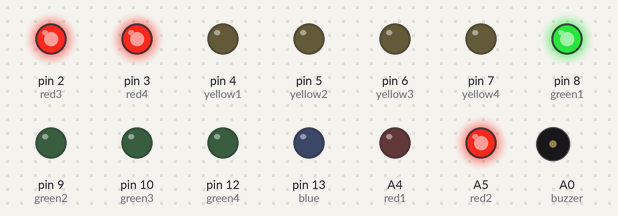
A sketch run on a simulated Arduino Uno, built with avr-gcc and run on an emulated ATmega328P. Parts: output pins drawn as LEDs (lit = HIGH), buzzer (waves = sounding, pin HIGH). No radio packets arrive unless stated; what the sketch prints to the serial monitor is not drawn.

Above: at 0.2 s.
At 0.56 s:
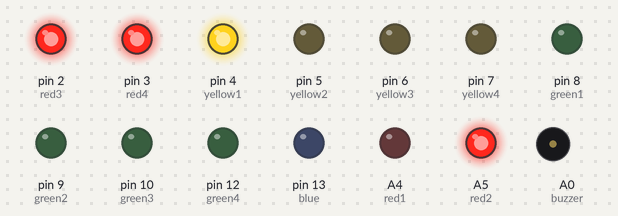
At 1.5 s:
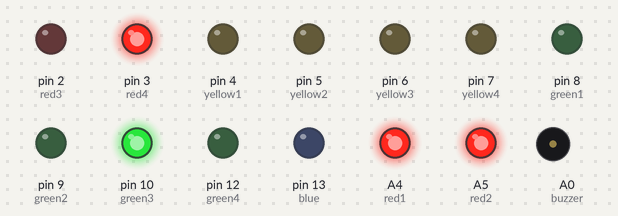
At 2.43 s:
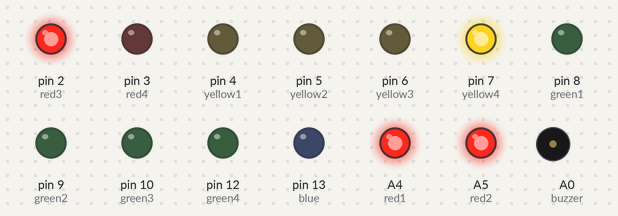
At 3.3 s:
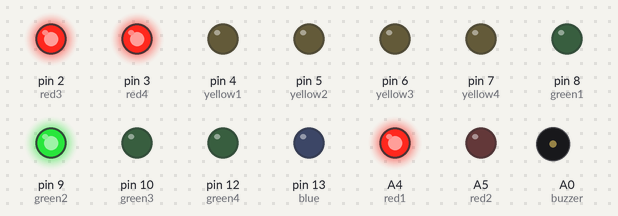
At 4.6 s:
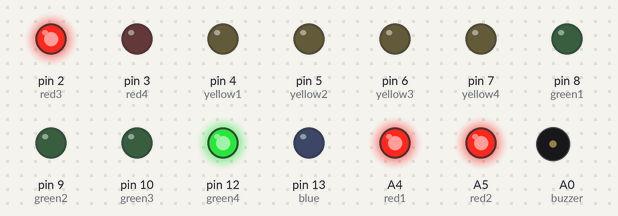
Timing chart, 0 to 5.8 s (numbered marks = the images above):
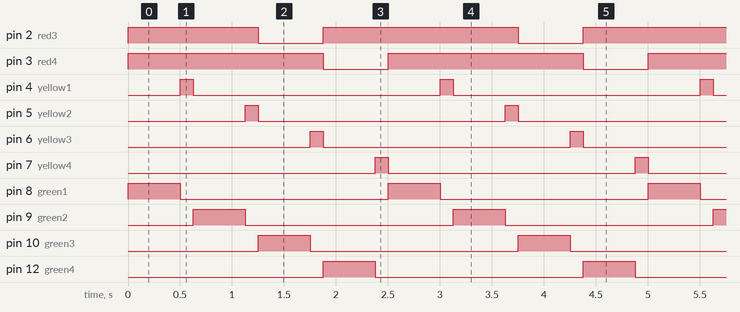

Measured:
- by itself, pin 2 (red3), pin 3 (red4), A4 (red1), A5 (red2): alternates HIGH for 1.9 s and LOW for 0.63 s
- by itself, pin 4 (yellow1), pin 5 (yellow2), pin 6 (yellow3), pin 7 (yellow4): alternates HIGH for 0.13 s and LOW for 2.4 s
- by itself, pin 8 (green1), pin 9 (green2), pin 10 (green3), pin 12 (green4): alternates HIGH for 0.50 s and LOW for 2.0 s

The sketch:

traffic.ino
```cpp
// Include RadioHead Amplitude Shift Keying Library
#include <RH_ASK.h>
// Include dependant SPI Library
#include <SPI.h>

// Create Amplitude Shift Keying Object
RH_ASK rf_driver;
int red1 =A4;
int red2=A5;
int red3=2;
int red4=3;
int yellow1=4;
int yellow2=5;
int yellow3=6;
int yellow4=7;
int green1 =8;
int green2=9;
int green3=10;
int green4=12;
int blue = 13;
int buzzer = A0;
int red, yellow, green;
int waiting_time = 5000;
int delaytime =1000;
int buzzer_time=500;
int green_to_yellow_time, yellow_to_red_time;
int i = 1;
int caller;
int buzz_status;
int begin = 1;
unsigned long start, stop, duration;
int status;
void stopCars();
void allowCars();
int checkSensorStatus();
void buzz();
void lampsRedOn();
void lampBlueOn();
void otherLampsOff();

void setup()
{

    // Initialize ASK Object
    rf_driver.init();
    // Setup Serial Monitor
    Serial.begin(9600);
    pinMode(red1, OUTPUT);
    pinMode(red2, OUTPUT);
    pinMode(red3, OUTPUT);
    pinMode(red4, OUTPUT);
    pinMode(yellow1, OUTPUT);
    pinMode(yellow2, OUTPUT);
    pinMode(yellow3, OUTPUT);
    pinMode(yellow4, OUTPUT);
    pinMode(green1, OUTPUT);
    pinMode(green2, OUTPUT);
    pinMode(green3, OUTPUT);
    pinMode(green4, OUTPUT);
    pinMode(blue, OUTPUT);
    pinMode(buzzer, OUTPUT);
    green_to_yellow_time = delaytime/2;
    yellow_to_red_time = delaytime/8;
    buzz_status = 0;

    otherLampsOff();
    lampsRedOn();

    start = millis();
}

void loop(){
    checkSensorStatus();
    Serial.println(status);
    if(status == 0){
        allowCars();
    }
    else if(status == 1){
        stopCars();
    }
}

int checkSensorStatus(){
    // first_time = 1;
    status;
    // Set buffer to size of expected message
    uint8_t buf[11];
    uint8_t buflen = sizeof(buf);
    // Check if received packet is correct size
    if (rf_driver.recv(buf, &buflen)){

      // Message received with valid checksum
      if(buflen == 7){
        status = 1;
      }
      else if(buflen == 11){
        status = 0;
      }
    }
    else if(rf_driver.recv(buf, &buflen)){
        stop = millis();
        duration = stop - start;
        if(duration > waiting_time){
            status = 0;
        }
        else if(duration <= waiting_time){
            status = status;
        }
    }
    return status;

}


void stopCars(){
    caller = 4;
    otherLampsOff();
    lampsRedOn();
    lampBlueOn();
    buzz();
    loop();

}

void allowCars(){
    caller = 5;
    if(buzz_status == 1){
        lampBlueOff();
        buzz_status = 0;
        i++;
        buzz();

    }

    for(i; i<=4; i++){
        if(i==1){
            red = red1;
            yellow = yellow1;
            green = green1;
        }
        else if(i==2){
            red = red2;
            yellow = yellow2;
            green = green2;

        }
        else if(i==3){
            red = red3;
            yellow = yellow3;
            green = green3;
        }
        else if(i==4){
            red = red4;
            yellow = yellow4;
            green = green4;
        }

        lamps(red, yellow, green);
        if(checkSensorStatus()){
            stopCars();
    }

    }
}

void lamps(int red, int yellow, int green){
    digitalWrite(red, LOW);
    digitalWrite(green, HIGH);
    delay(green_to_yellow_time);
    digitalWrite(green, LOW);
    digitalWrite(yellow, HIGH);
    delay(yellow_to_red_time);
    digitalWrite(yellow, LOW);
    digitalWrite(red, HIGH);
    if(i == 4){
        i = 0;
    }
}

void lampsRedOn(){
    digitalWrite(red1, HIGH);
    digitalWrite(red2, HIGH);
    digitalWrite(red3, HIGH);
    digitalWrite(red4, HIGH);
}
void lampBlueOn(){
    digitalWrite(blue, HIGH);
}
void otherLampsOff(){
    digitalWrite(yellow1, LOW);
    digitalWrite(yellow2, LOW);
    digitalWrite(yellow3, LOW);
    digitalWrite(yellow4, LOW);
    digitalWrite(green1, LOW);
    digitalWrite(green2, LOW);
    digitalWrite(green3, LOW);
    digitalWrite(green4, LOW);
}
void lampBlueOff(){
    digitalWrite(blue, LOW);
}

void buzz(){
    if(buzz_status != 1){
        digitalWrite(buzzer, HIGH);
        if(caller==4){
            buzz_status = 1;
        }
        delay(buzzer_time);
        digitalWrite(buzzer, LOW);
    }
}
```
